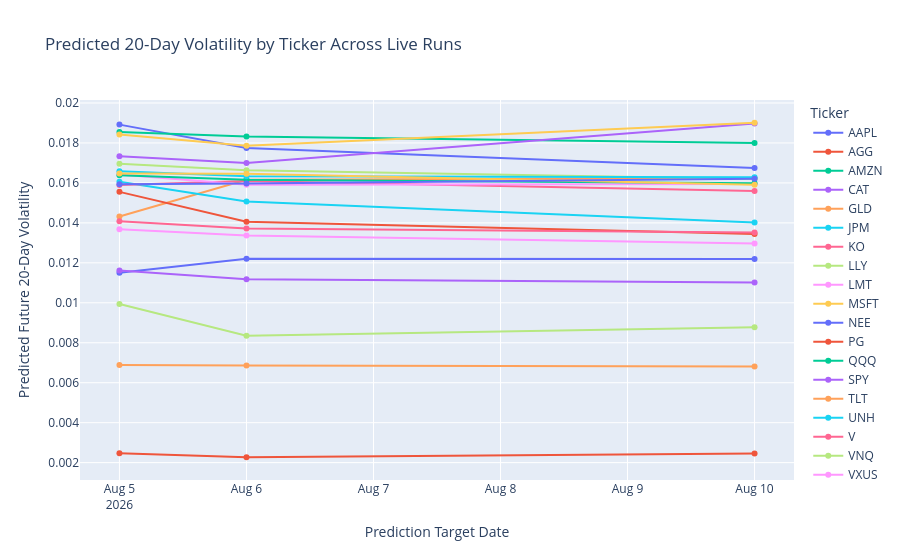

The code cell stored with this chart in its notebook:
### Markdown cell above
# Compare Prediction Runs Across Days

This chart shows how the model's predicted volatility changed between archived target dates.

### Code cell
fig = px.line(
    prediction_log,
    x="Date",
    y="predicted_future_volatility_20d",
    color="ticker",
    markers=True,
    title="Predicted 20-Day Volatility by Ticker Across Live Runs",
)

fig.update_layout(
    xaxis_title="Prediction Target Date",
    yaxis_title="Predicted Future 20-Day Volatility",
    legend_title="Ticker",
)

fig.show()

### Figure 1 — Plotly figure (JSON) as saved in the notebook; plotly's stock layout.template omitted (floating-point values rounded to 4 significant figures)
{"data": [{"hovertemplate": "ticker=AAPL<br>Date=%{x}<br>predicted_future_volatility_20d=%{y}<extra></extra>", "legendgroup": "AAPL", "line": {"color": "#636efa", "dash": "solid"}, "marker": {"symbol": "circle"}, "mode": "lines+markers", "name": "AAPL", "orientation": "v", "showlegend": true, "type": "scatter", "x": ["2026-08-05T00:00:00.000000", "2026-08-06T00:00:00.000000", "2026-08-10T00:00:00.000000"], "xaxis": "x", "y": [0.01892, 0.01775, 0.01674], "yaxis": "y"}, {"hovertemplate": "ticker=AGG<br>Date=%{x}<br>predicted_future_volatility_20d=%{y}<extra></extra>", "legendgroup": "AGG", "line": {"color": "#EF553B", "dash": "solid"}, "marker": {"symbol": "circle"}, "mode": "lines+markers", "name": "AGG", "orientation": "v", "showlegend": true, "type": "scatter", "x": ["2026-08-05T00:00:00.000000", "2026-08-06T00:00:00.000000", "2026-08-10T00:00:00.000000"], "xaxis": "x", "y": [0.002464, 0.00227, 0.002461], "yaxis": "y"}, {"hovertemplate": "ticker=AMZN<br>Date=%{x}<br>predicted_future_volatility_20d=%{y}<extra></extra>", "legendgroup": "AMZN", "line": {"color": "#00cc96", "dash": "solid"}, "marker": {"symbol": "circle"}, "mode": "lines+markers", "name": "AMZN", "orientation": "v", "showlegend": true, "type": "scatter", "x": ["2026-08-05T00:00:00.000000", "2026-08-06T00:00:00.000000", "2026-08-10T00:00:00.000000"], "xaxis": "x", "y": [0.01855, 0.01833, 0.01799], "yaxis": "y"}, {"hovertemplate": "ticker=CAT<br>Date=%{x}<br>predicted_future_volatility_20d=%{y}<extra></extra>", "legendgroup": "CAT", "line": {"color": "#ab63fa", "dash": "solid"}, "marker": {"symbol": "circle"}, "mode": "lines+markers", "name": "CAT", "orientation": "v", "showlegend": true, "type": "scatter", "x": ["2026-08-05T00:00:00.000000", "2026-08-06T00:00:00.000000", "2026-08-10T00:00:00.000000"], "xaxis": "x", "y": [0.01733, 0.017, 0.01897], "yaxis": "y"}, {"hovertemplate": "ticker=GLD<br>Date=%{x}<br>predicted_future_volatility_20d=%{y}<extra></extra>", "legendgroup": "GLD", "line": {"color": "#FFA15A", "dash": "solid"}, "marker": {"symbol": "circle"}, "mode": "lines+markers", "name": "GLD", "orientation": "v", "showlegend": true, "type": "scatter", "x": ["2026-08-05T00:00:00.000000", "2026-08-06T00:00:00.000000", "2026-08-10T00:00:00.000000"], "xaxis": "x", "y": [0.01432, 0.01616, 0.01623], "yaxis": "y"}, {"hovertemplate": "ticker=JPM<br>Date=%{x}<br>predicted_future_volatility_20d=%{y}<extra></extra>", "legendgroup": "JPM", "line": {"color": "#19d3f3", "dash": "solid"}, "marker": {"symbol": "circle"}, "mode": "lines+markers", "name": "JPM", "orientation": "v", "showlegend": true, "type": "scatter", "x": ["2026-08-05T00:00:00.000000", "2026-08-06T00:00:00.000000", "2026-08-10T00:00:00.000000"], "xaxis": "x", "y": [0.01606, 0.01507, 0.01402], "yaxis": "y"}, {"hovertemplate": "ticker=KO<br>Date=%{x}<br>predicted_future_volatility_20d=%{y}<extra></extra>", "legendgroup": "KO", "line": {"color": "#FF6692", "dash": "solid"}, "marker": {"symbol": "circle"}, "mode": "lines+markers", "name": "KO", "orientation": "v", "showlegend": true, "type": "scatter", "x": ["2026-08-05T00:00:00.000000", "2026-08-06T00:00:00.000000", "2026-08-10T00:00:00.000000"], "xaxis": "x", "y": [0.0159, 0.0161, 0.01559], "yaxis": "y"}, {"hovertemplate": "ticker=LLY<br>Date=%{x}<br>predicted_future_volatility_20d=%{y}<extra></extra>", "legendgroup": "LLY", "line": {"color": "#B6E880", "dash": "solid"}, "marker": {"symbol": "circle"}, "mode": "lines+markers", "name": "LLY", "orientation": "v", "showlegend": true, "type": "scatter", "x": ["2026-08-05T00:00:00.000000", "2026-08-06T00:00:00.000000", "2026-08-10T00:00:00.000000"], "xaxis": "x", "y": [0.01695, 0.01663, 0.0162], "yaxis": "y"}, {"hovertemplate": "ticker=LMT<br>Date=%{x}<br>predicted_future_volatility_20d=%{y}<extra></extra>", "legendgroup": "LMT", "line": {"color": "#FF97FF", "dash": "solid"}, "marker": {"symbol": "circle"}, "mode": "lines+markers", "name": "LMT", "orientation": "v", "showlegend": true, "type": "scatter", "x": ["2026-08-05T00:00:00.000000", "2026-08-06T00:00:00.000000", "2026-08-10T00:00:00.000000"], "xaxis": "x", "y": [0.01642, 0.01591, 0.01595], "yaxis": "y"}, {"hovertemplate": "ticker=MSFT<br>Date=%{x}<br>predicted_future_volatility_20d=%{y}<extra></extra>", "legendgroup": "MSFT", "line": {"color": "#FECB52", "dash": "solid"}, "marker": {"symbol": "circle"}, "mode": "lines+markers", "name": "MSFT", "orientation": "v", "showlegend": true, "type": "scatter", "x": ["2026-08-05T00:00:00.000000", "2026-08-06T00:00:00.000000", "2026-08-10T00:00:00.000000"], "xaxis": "x", "y": [0.01842, 0.01787, 0.01901], "yaxis": "y"}, {"hovertemplate": "ticker=NEE<br>Date=%{x}<br>predicted_future_volatility_20d=%{y}<extra></extra>", "legendgroup": "NEE", "line": {"color": "#636efa", "dash": "solid"}, "marker": {"symbol": "circle"}, "mode": "lines+markers", "name": "NEE", "orientation": "v", "showlegend": true, "type": "scatter", "x": ["2026-08-05T00:00:00.000000", "2026-08-06T00:00:00.000000", "2026-08-10T00:00:00.000000"], "xaxis": "x", "y": [0.0115, 0.0122, 0.01219], "yaxis": "y"}, {"hovertemplate": "ticker=PG<br>Date=%{x}<br>predicted_future_volatility_20d=%{y}<extra></extra>", "legendgroup": "PG", "line": {"color": "#EF553B", "dash": "solid"}, "marker": {"symbol": "circle"}, "mode": "lines+markers", "name": "PG", "orientation": "v", "showlegend": true, "type": "scatter", "x": ["2026-08-05T00:00:00.000000", "2026-08-06T00:00:00.000000", "2026-08-10T00:00:00.000000"], "xaxis": "x", "y": [0.01555, 0.01405, 0.01345], "yaxis": "y"}, {"hovertemplate": "ticker=QQQ<br>Date=%{x}<br>predicted_future_volatility_20d=%{y}<extra></extra>", "legendgroup": "QQQ", "line": {"color": "#00cc96", "dash": "solid"}, "marker": {"symbol": "circle"}, "mode": "lines+markers", "name": "QQQ", "orientation": "v", "showlegend": true, "type": "scatter", "x": ["2026-08-05T00:00:00.000000", "2026-08-06T00:00:00.000000", "2026-08-10T00:00:00.000000"], "xaxis": "x", "y": [0.01638, 0.01616, 0.01598], "yaxis": "y"}, {"hovertemplate": "ticker=SPY<br>Date=%{x}<br>predicted_future_volatility_20d=%{y}<extra></extra>", "legendgroup": "SPY", "line": {"color": "#ab63fa", "dash": "solid"}, "marker": {"symbol": "circle"}, "mode": "lines+markers", "name": "SPY", "orientation": "v", "showlegend": true, "type": "scatter", "x": ["2026-08-05T00:00:00.000000", "2026-08-06T00:00:00.000000", "2026-08-10T00:00:00.000000"], "xaxis": "x", "y": [0.01162, 0.01118, 0.01102], "yaxis": "y"}, {"hovertemplate": "ticker=TLT<br>Date=%{x}<br>predicted_future_volatility_20d=%{y}<extra></extra>", "legendgroup": "TLT", "line": {"color": "#FFA15A", "dash": "solid"}, "marker": {"symbol": "circle"}, "mode": "lines+markers", "name": "TLT", "orientation": "v", "showlegend": true, "type": "scatter", "x": ["2026-08-05T00:00:00.000000", "2026-08-06T00:00:00.000000", "2026-08-10T00:00:00.000000"], "xaxis": "x", "y": [0.006885, 0.006859, 0.006807], "yaxis": "y"}, {"hovertemplate": "ticker=UNH<br>Date=%{x}<br>predicted_future_volatility_20d=%{y}<extra></extra>", "legendgroup": "UNH", "line": {"color": "#19d3f3", "dash": "solid"}, "marker": {"symbol": "circle"}, "mode": "lines+markers", "name": "UNH", "orientation": "v", "showlegend": true, "type": "scatter", "x": ["2026-08-05T00:00:00.000000", "2026-08-06T00:00:00.000000", "2026-08-10T00:00:00.000000"], "xaxis": "x", "y": [0.01658, 0.01633, 0.01628], "yaxis": "y"}, {"hovertemplate": "ticker=V<br>Date=%{x}<br>predicted_future_volatility_20d=%{y}<extra></extra>", "legendgroup": "V", "line": {"color": "#FF6692", "dash": "solid"}, "marker": {"symbol": "circle"}, "mode": "lines+markers", "name": "V", "orientation": "v", "showlegend": true, "type": "scatter", "x": ["2026-08-05T00:00:00.000000", "2026-08-06T00:00:00.000000", "2026-08-10T00:00:00.000000"], "xaxis": "x", "y": [0.01408, 0.01373, 0.01352], "yaxis": "y"}, {"hovertemplate": "ticker=VNQ<br>Date=%{x}<br>predicted_future_volatility_20d=%{y}<extra></extra>", "legendgroup": "VNQ", "line": {"color": "#B6E880", "dash": "solid"}, "marker": {"symbol": "circle"}, "mode": "lines+markers", "name": "VNQ", "orientation": "v", "showlegend": true, "type": "scatter", "x": ["2026-08-05T00:00:00.000000", "2026-08-06T00:00:00.000000", "2026-08-10T00:00:00.000000"], "xaxis": "x", "y": [0.009939, 0.008357, 0.008781], "yaxis": "y"}, {"hovertemplate": "ticker=VXUS<br>Date=%{x}<br>predicted_future_volatility_20d=%{y}<extra></extra>", "legendgroup": "VXUS", "line": {"color": "#FF97FF", "dash": "solid"}, "marker": {"symbol": "circle"}, "mode": "lines+markers", "name": "VXUS", "orientation": "v", "showlegend": true, "type": "scatter", "x": ["2026-08-05T00:00:00.000000", "2026-08-06T00:00:00.000000", "2026-08-10T00:00:00.000000"], "xaxis": "x", "y": [0.01368, 0.01337, 0.01297], "yaxis": "y"}, {"hovertemplate": "ticker=VZ<br>Date=%{x}<br>predicted_future_volatility_20d=%{y}<extra></extra>", "legendgroup": "VZ", "line": {"color": "#FECB52", "dash": "solid"}, "marker": {"symbol": "circle"}, "mode": "lines+markers", "name": "VZ", "orientation": "v", "showlegend": true, "type": "scatter", "x": ["2026-08-05T00:00:00.000000", "2026-08-06T00:00:00.000000", "2026-08-10T00:00:00.000000"], "xaxis": "x", "y": [0.01648, 0.01646, 0.0159], "yaxis": "y"}, {"hovertemplate": "ticker=XOM<br>Date=%{x}<br>predicted_future_volatility_20d=%{y}<extra></extra>", "legendgroup": "XOM", "line": {"color": "#636efa", "dash": "solid"}, "marker": {"symbol": "circle"}, "mode": "lines+markers", "name": "XOM", "orientation": "v", "showlegend": true, "type": "scatter", "x": ["2026-08-05T00:00:00.000000", "2026-08-06T00:00:00.000000", "2026-08-10T00:00:00.000000"], "xaxis": "x", "y": [0.01593, 0.01597, 0.01621], "yaxis": "y"}], "layout": {"legend": {"title": {"text": "Ticker"}, "tracegroupgap": 0}, "title": {"text": "Predicted 20-Day Volatility by Ticker Across Live Runs"}, "xaxis": {"anchor": "y", "domain": [0.0, 1.0], "title": {"text": "Prediction Target Date"}}, "yaxis": {"anchor": "x", "domain": [0.0, 1.0], "title": {"text": "Predicted Future 20-Day Volatility"}}}}
